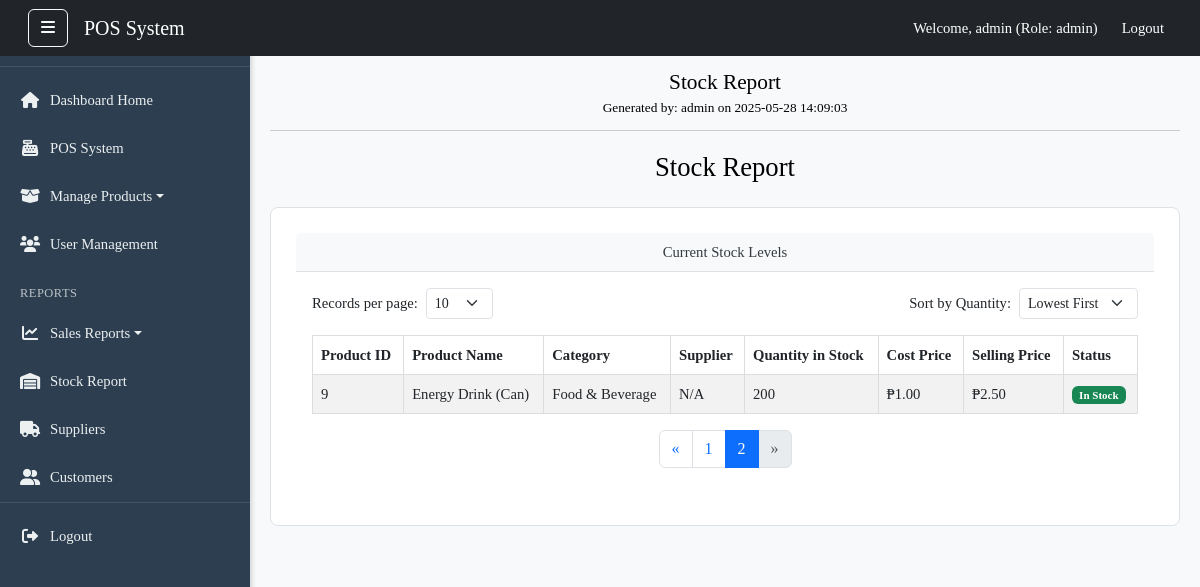
/views/reports/stock_report.php?page=2&per_page=10&sort_order=quantity_asc (signed in), run on the app's committed database.
### tables this page shows
CREATE TABLE `products` (
  `id` int(11) NOT NULL,
  `barcode` varchar(50) NOT NULL,
  `name` varchar(255) NOT NULL,
  `description` text DEFAULT NULL,
  `price` decimal(10,2) NOT NULL,
  `cost_price` decimal(10,2) DEFAULT NULL,
  `stock_quantity` int(11) NOT NULL DEFAULT 0,
  `category_id` int(11) DEFAULT NULL,
  `supplier_id` int(11) DEFAULT NULL,
  `brand` varchar(255) DEFAULT NULL,
  `is_active` tinyint(1) DEFAULT 1,
  `created_at` datetime DEFAULT current_timestamp(),
  `updated_at` datetime DEFAULT current_timestamp() ON UPDATE current_timestamp()
);

CREATE TABLE `categories` (
  `id` int(11) NOT NULL,
  `name` varchar(100) NOT NULL,
  `description` text DEFAULT NULL
);

### views/reports/stock_report.php (the view, shortened to what this page needs)
<?php
$allowed_records_per_page = [10, 20, 30, 40, 50, 60, 70, 80, 90, 100];
$default_records_per_page = 10;
$current_page = isset($_GET['page']) && is_numeric($_GET['page']) ? (int)$_GET['page'] : 1;
$records_per_page = isset($_GET['per_page']) && in_array((int)$_GET['per_page'], $allowed_records_per_page) ? (int)$_GET['per_page'] : $default_records_per_page;
$offset = ($current_page - 1) * $records_per_page;
$allowed_sort_orders = ['quantity_asc', 'quantity_desc', 'name_asc'];
$default_sort_order = 'quantity_asc';
$sort_order = isset($_GET['sort_order']) && in_array($_GET['sort_order'], $allowed_sort_orders) ? $_GET['sort_order'] : $default_sort_order;
function getTotalStockCount($conn) {
    $sql = "SELECT COUNT(id) AS total_count FROM products";
    $result = $conn->query($sql);
    if ($result && $row = $result->fetch_assoc()) {
        return $row['total_count'];
    }
    return 0;
}
function getStockData($conn, $limit, $offset, $sort_order) {
    $orderByClause = "";
    switch ($sort_order) {
        case 'quantity_asc':
            $orderByClause = "p.stock_quantity ASC, p.name ASC";
            break;
    }
    $sql = "SELECT
                p.id AS product_id,
                p.name AS product_name,
                c.name AS category_name,
                s.name AS supplier_name,
                p.stock_quantity,
                p.cost_price,
                p.price AS selling_price,
                p.is_active AS status
            FROM
                products p
            LEFT JOIN
                categories c ON p.category_id = c.id
            LEFT JOIN
                suppliers s ON p.supplier_id = s.id
            ORDER BY
                " . $orderByClause . "
            LIMIT ? OFFSET ?";
    $stmt = $conn->prepare($sql);
    $stmt->bind_param("ii", $limit, $offset);
    $stmt->execute();
    $result = $stmt->get_result();
    $stockData = [];
    if ($result->num_rows > 0) {
        while ($row = $result->fetch_assoc()) {
            $stockData[] = $row;
        }
    }
    return $stockData;
}
$conn = get_db_connection();
$total_stock_items = getTotalStockCount($conn);
$total_pages = ceil($total_stock_items / $records_per_page);
$stockItems = getStockData($conn, $records_per_page, $offset, $sort_order);
require_once '../../includes/header.php';
?>
<div class="dashboard-wrapper">
    <?php include '../../includes/sidebar.php';  ?>
    <div class="main-content" id="main-content">
        <?php $base_url_path = '/capstonefinal';  ?>
        <nav class="navbar navbar-expand-lg navbar-dark bg-dark fixed-top px-3 custom-navbar-top no-print">
            <div class="container-fluid">
                <button id="sidebarToggleDesktop" class="btn btn-outline-light d-none d-lg-block me-3" type="button">
                    <i class="fas fa-bars"></i>
                </button>
                <a class="navbar-brand" href="#">POS System</a>
                <div class="collapse navbar-collapse" id="navbarNav">
                    <ul class="navbar-nav ms-auto">
                        <li class="nav-item d-flex align-items-center">
                            <span class="nav-link text-white me-2">Welcome, <?php echo htmlspecialchars($_SESSION["username"]); ?> (Role: <?php echo htmlspecialchars($_SESSION["role"]); ?>)</span>
                        </li>
                        <li class="nav-item">
                            <a class="nav-link btn btn-danger btn-sm text-white" href="<?php echo $base_url_path; ?>/index.php">Logout</a>
                        </li>
                    </ul>
                </div>
            </div>
        </nav>
        <div id="printableArea" class="container-fluid dashboard-page-content mt-5 pt-3">
            <div class="print-header">
                <h3>Stock Report</h3>
                <p>Generated by: <?php echo htmlspecialchars($_SESSION["username"]); ?> on <?php echo date('Y-m-d H:i:s'); ?></p>
            </div>
            <h2 class="mb-4 no-print">Stock Report</h2>
            <div class="card mb-4">
                <div class="card-header">
                    Current Stock Levels
                </div>
                <div class="card-body">
                    <div class="row align-items-center mb-3 no-print">
                        <div class="col-md-6">
                            <form action="" method="GET" class="d-flex align-items-center">
                                <label for="per_page" class="form-label me-2 mb-0">Records per page:</label>
                                <select class="form-select form-select-sm w-auto" id="per_page" name="per_page" onchange="this.form.submit()">
                                    <?php foreach ($allowed_records_per_page as $num): ?>
                                        <option value="<?php echo $num; ?>" <?php echo ($records_per_page == $num) ? 'selected' : ''; ?>>
                                            <?php echo $num; ?>
                                        </option>
                                    <?php endforeach; ?>
                                </select>
                            </form>
                        </div>
                        <div class="col-md-6 text-end">
                            <form action="" method="GET" class="d-flex align-items-center justify-content-end">
                                <label for="sort_order" class="form-label me-2 mb-0">Sort by Quantity:</label>
                                <select class="form-select form-select-sm w-auto" id="sort_order" name="sort_order" onchange="this.form.submit()">
                                    <option value="quantity_asc" <?php echo ($sort_order == 'quantity_asc') ? 'selected' : ''; ?>>Lowest First</option>
                                </select>
                            </form>
                        </div>
                    </div>
                    <div class="table-responsive">
                        <table class="table table-striped table-hover">
                            <thead>
                                <tr>
                                    <th>Product ID</th>
                                    <th>Product Name</th>
                                    <th>Category</th>
                                    <th>Supplier</th>
                                    <th>Quantity in Stock</th>
                                    <th>Cost Price</th>
                                    <th>Selling Price</th>
                                    <th>Status</th>
                                </tr>
                            </thead>
                            <tbody>
                                <?php if (!empty($stockItems)): ?>
                                    <?php foreach ($stockItems as $item): ?>
                                        <tr>
                                            <td><?php echo htmlspecialchars($item['product_id']); ?></td>
                                            <td><?php echo htmlspecialchars($item['product_name']); ?></td>
                                            <td><?php echo htmlspecialchars($item['category_name'] ?? 'N/A'); ?></td>
                                            <td><?php echo htmlspecialchars($item['supplier_name'] ?? 'N/A'); ?></td>
                                            <td><?php echo htmlspecialchars($item['stock_quantity']); ?></td>
                                            <td>₱<?php echo number_format($item['cost_price'], 2); ?></td>
                                            <td>₱<?php echo number_format($item['selling_price'], 2); ?></td>
                                            <td>
                                                <?php
                                                    $statusClass = '';
                                                    $displayStatus = '';
                                                    $lowStockThreshold = 10;
                                                    if (isset($item['status']) && $item['status'] == 0) {
                                                        $statusClass = 'badge bg-danger';
                                                        $displayStatus = 'Inactive';
                                                    } elseif ($item['stock_quantity'] <= $lowStockThreshold) {
                                                        $statusClass = 'badge bg-warning text-dark';
                                                        $displayStatus = 'Low Stock';
                                                    } else {
                                                        $statusClass = 'badge bg-success';
                                                        $displayStatus = 'In Stock';
                                                    }
                                                ?>
                                                <span class="<?php echo $statusClass; ?>">
                                                    <?php echo $displayStatus; ?>
                                                </span>
                                            </td>
                                        </tr>
                                    <?php endforeach; ?>
                                <?php else: ?>
                                    <tr>
                                        <td colspan="8" class="text-center">No stock data available.</td>
                                    </tr>
                                <?php endif; ?>
                            </tbody>
                        </table>
                    </div>
                    <nav aria-label="Page navigation" class="no-print">
                        <ul class="pagination justify-content-center">
                            <li class="page-item <?php echo ($current_page <= 1) ? 'disabled' : ''; ?>">
                                <a class="page-link" href="?page=<?php echo $current_page - 1; ?>&per_page=<?php echo $records_per_page; ?>&sort_order=<?php echo htmlspecialchars($sort_order); ?>" aria-label="Previous">
                                    <span aria-hidden="true">&laquo;</span>
                                </a>
                            </li>
                            <?php for ($i = 1; $i <= $total_pages; $i++): ?>
                                <li class="page-item <?php echo ($current_page == $i) ? 'active' : ''; ?>">
                                    <a class="page-link" href="?page=<?php echo $i; ?>&per_page=<?php echo $records_per_page; ?>&sort_order=<?php echo htmlspecialchars($sort_order); ?>">
                                        <?php echo $i; ?>
                                    </a>
                                </li>
                            <?php endfor; ?>
                            <li class="page-item <?php echo ($current_page >= $total_pages) ? 'disabled' : ''; ?>">
                                <a class="page-link" href="?page=<?php echo $current_page + 1; ?>&per_page=<?php echo $records_per_page; ?>&sort_order=<?php echo htmlspecialchars($sort_order); ?>" aria-label="Next">
                                    <span aria-hidden="true">&raquo;</span>
                                </a>
                            </li>
                        </ul>
                    </nav>
                </div>
            </div>
        </div>
    </div>
</div>
</body>
</html>

### public/css/style.css (style rules this page uses)
body { font-family: 'Segoe UI', Tahoma, Geneva, Verdana, sans-serif; margin: 0; padding: 0; background-color: #f0f2f5; color: #333; overflow-x: hidden; }
.dashboard-wrapper { display: flex; min-height: 100vh; }
.main-content { flex-grow: 1; background-color: #f8f9fa; transition: margin-left 0.3s ease-in-out; padding-top: 70px; padding-left: 20px; padding-right: 20px; }
.custom-navbar-top { z-index: 1030; padding-top: 0.5rem; padding-bottom: 0.5rem; }
.dashboard-page-content { padding-top: 0 !important; margin-top: 0 !important; padding-bottom: 20px; padding-left: 0; padding-right: 0; }
.dashboard-page-content h2 { margin-top: 0; margin-bottom: 1.5rem; }
.card { background-color: #fff; padding: 25px; border-radius: 8px; box-shadow: 0 4px 10px rgba(0, 0, 0, 0.08); text-align: center; transition: transform 0.2s ease-in-out; }
@media (min-width: 769px) { .main-content { padding-left: calc(250px + 20px); } }
@media (min-width: 769px) { #sidebarToggleDesktop { display: block !important; } }
body { font-family: 'Times New Roman', serif; font-size: 11pt; color: #000; }
h2 { text-align: center; margin-bottom: 20px; font-size: 20pt; }
.print-header { text-align: center; margin-bottom: 20px; padding-bottom: 10px; border-bottom: 1px solid #ccc; display: block; }
.print-header h3 { margin: 0; font-size: 16pt; }
.print-header p { margin: 2px 0; font-size: 10pt; }
table { width: 100%; border-collapse: collapse; margin-bottom: 20px; }
th, td { border: 1px solid #ddd; padding: 8px; text-align: left; }
thead { background-color: #f2f2f2; }
.card { border: 1px solid #dee2e6; margin-bottom: 15px; box-shadow: none !important; page-break-inside: avoid; }
.card-header { background-color: #f8f9fa; border-bottom: 1px solid #dee2e6; color: #343a40; }
table { page-break-after: auto; }
tr { page-break-inside: avoid; page-break-after: auto; }
thead { display: table-header-group; }

### data on the page
products: id "9", name "Energy Drink (Can)", category.name "Food & Beverage", supplier_name "N/A", stock_quantity "200", cost_price "1.00", price "2.50", displayStatus "In Stock"

### other printed values
$_SESSION["username"] "admin"
$_SESSION["role"] "admin"
form field per_page "10"
